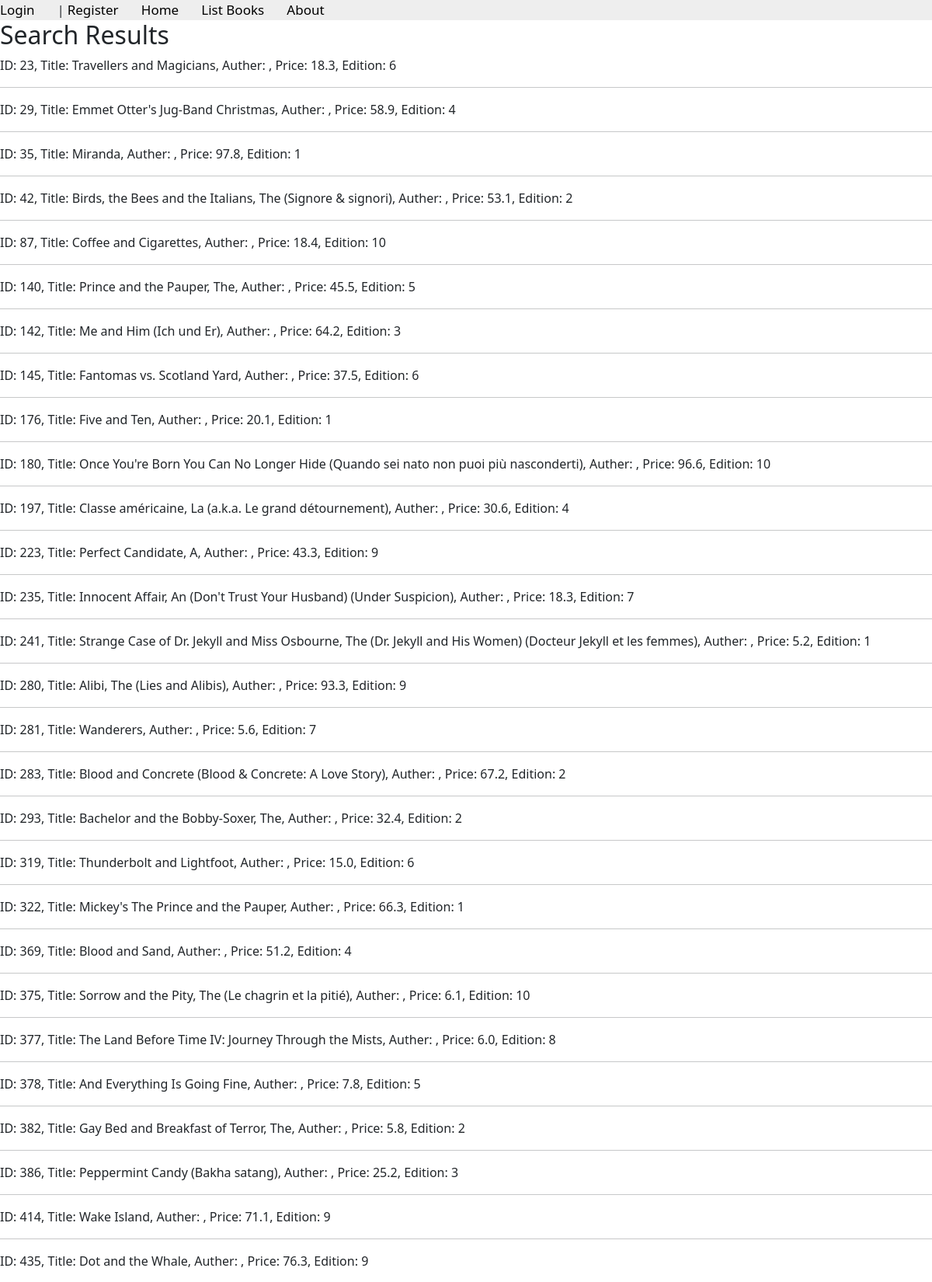
The page /books/simple/query (upper part) on the database its author committed.
### apps/bookmodule/models.py (models this page shows)
class Book(models.Model):
    title = models.CharField(max_length = 50, null=True, blank=True)
    author = models.CharField(max_length = 50, null=True, blank=True)
    price = models.FloatField(default = 0.0)
    edition = models.SmallIntegerField(default = 1)

### apps/bookmodule/views.py (the view)
# urls.py: path('simple/query', views.simple_query, name='simple_query'),
def simple_query(request):
    mybooks=Book.objects.filter(title__icontains='and') # <- multiple objects
    return render(request, 'bookmodule/bookList.html', {'books':mybooks})

### apps/templates/bookmodule/booklist.html (shortened to what this page needs)
{% extends "layouts/base.html" %}
{% load static %}
{% block content %}
<h2>Search Results</h2>
    {% if books %}
        {% for obj in books %}
            ID: {{obj.id}}, Title: {{obj.title}}, Auther: {{obj.auther}}, Price: {{obj.price}}, Edition: {{obj.edition}}
            <hr>
        {% endfor %}
    {% else %}
        <p>No books found.</p>
    {% endif %}
{% endblock content %}

### rows shown on the page
Book: id "23", title "Travellers and Magicians", price "18.3", edition "6"
Book: id "29", title "Emmet Otter's Jug-Band Christmas", price "58.9", edition "4"
Book: id "35", title "Miranda", price "97.8", edition "1"
Book: id "42", title "Birds, the Bees and the Italians, The (Signore & signori)", price "53.1", edition "2"
Book: id "87", title "Coffee and Cigarettes", price "18.4", edition "10"
Book: id "140", title "Prince and the Pauper, The", price "45.5", edition "5"
Book: id "142", title "Me and Him (Ich und Er)", price "64.2", edition "3"
Book: id "145", title "Fantomas vs. Scotland Yard", price "37.5", edition "6"
Book: id "176", title "Five and Ten", price "20.1", edition "1"
Book: id "180", title "Once You're Born You Can No Longer Hide (Quando sei nato non puoi più nasconderti)", price "96.6", edition "10"
Book: id "197", title "Classe américaine, La (a.k.a. Le grand détournement)", price "30.6", edition "4"
Book: id "223", title "Perfect Candidate, A", price "43.3", edition "9"
Book: id "235", title "Innocent Affair, An (Don't Trust Your Husband) (Under Suspicion)", price "18.3", edition "7"
Book: id "241", title "Strange Case of Dr. Jekyll and Miss Osbourne, The (Dr. Jekyll and His Women) (Docteur Jekyll et les femmes)", price "5.2", edition "1"
Book: id "280", title "Alibi, The (Lies and Alibis)", price "93.3", edition "9"
Book: id "281", title "Wanderers", price "5.6", edition "7"
Book: id "283", title "Blood and Concrete (Blood & Concrete: A Love Story)", price "67.2", edition "2"
Book: id "293", title "Bachelor and the Bobby-Soxer, The", price "32.4", edition "2"
Book: id "319", title "Thunderbolt and Lightfoot", price "15.0", edition "6"
Book: id "322", title "Mickey's The Prince and the Pauper", price "66.3", edition "1"
Book: id "369", title "Blood and Sand", price "51.2", edition "4"
Book: id "375", title "Sorrow and the Pity, The (Le chagrin et la pitié)", price "6.1", edition "10"
Book: id "377", title "The Land Before Time IV: Journey Through the Mists", price "6.0", edition "8"
Book: id "378", title "And Everything Is Going Fine", price "7.8", edition "5"
Book: id "382", title "Gay Bed and Breakfast of Terror, The", price "5.8", edition "2"
Book: id "386", title "Peppermint Candy (Bakha satang)", price "25.2", edition "3"
Book: id "414", title "Wake Island", price "71.1", edition "9"
Book: id "435", title "Dot and the Whale", price "76.3", edition "9"
